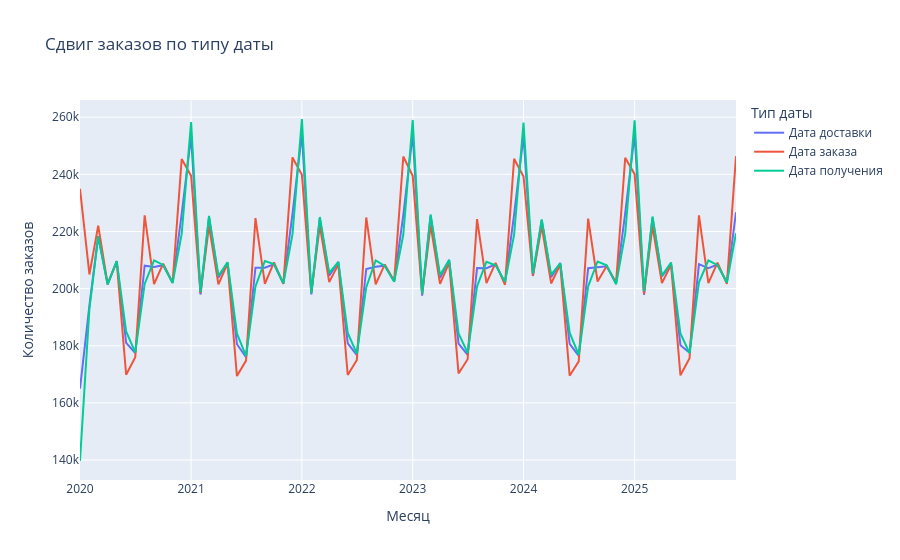

The notebook cell saved with this chart:
### Markdown cell above
### Сдвиг дат по `order_date`, `shipped_date` и `receipt_date`

### Code cell
df = duckdb.query(
    """
    SELECT date_trunc('month', order_date) AS month, 'Дата заказа' AS date_type, count(*) AS cnt
    FROM orders
    GROUP BY 1

    UNION ALL

    SELECT date_trunc('month', shipped_date) AS month, 'Дата доставки' AS date_type, count(*) AS cnt
    FROM orders
    WHERE 1=1
        AND shipped_date < '2026-01-01'
    GROUP BY 1

    UNION ALL

    SELECT date_trunc('month', receipt_date) AS month, 'Дата получения' AS date_type, count(*) AS cnt
    FROM orders
    WHERE 1=1
        AND receipt_date < '2026-01-01'
    GROUP BY 1

    ORDER BY 1, 2
    """
).df()

fig = px.line(
    df,
    x='month',
    y='cnt',
    color='date_type',
    labels={
        'month': 'Месяц',
        'cnt': 'Количество заказов',
        'date_type': 'Тип даты'
    },
    title='Сдвиг заказов по типу даты'
)
fig.show()
